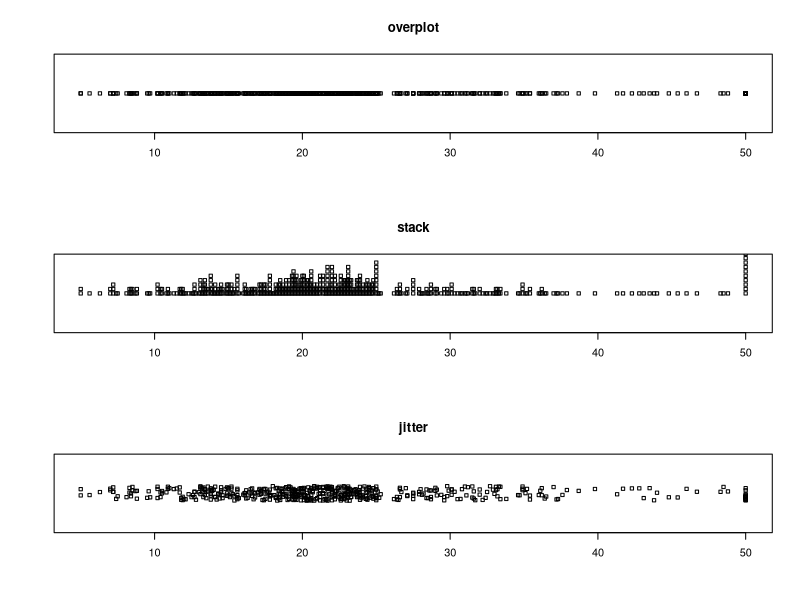

The R source for this figure:
library("MASS") # for Boston Housing data
pdf("stripchart.pdf", width=10, height=7)
par(mfrow=c(3,1))
stripchart(Boston$medv, main="overplot")
stripchart(Boston$medv, method="stack", main="stack")
stripchart(Boston$medv, method="jitter", main="jitter")
dev.off()
if (interactive()) browseURL(paste0(getwd(),"/stripchart.pdf"))
